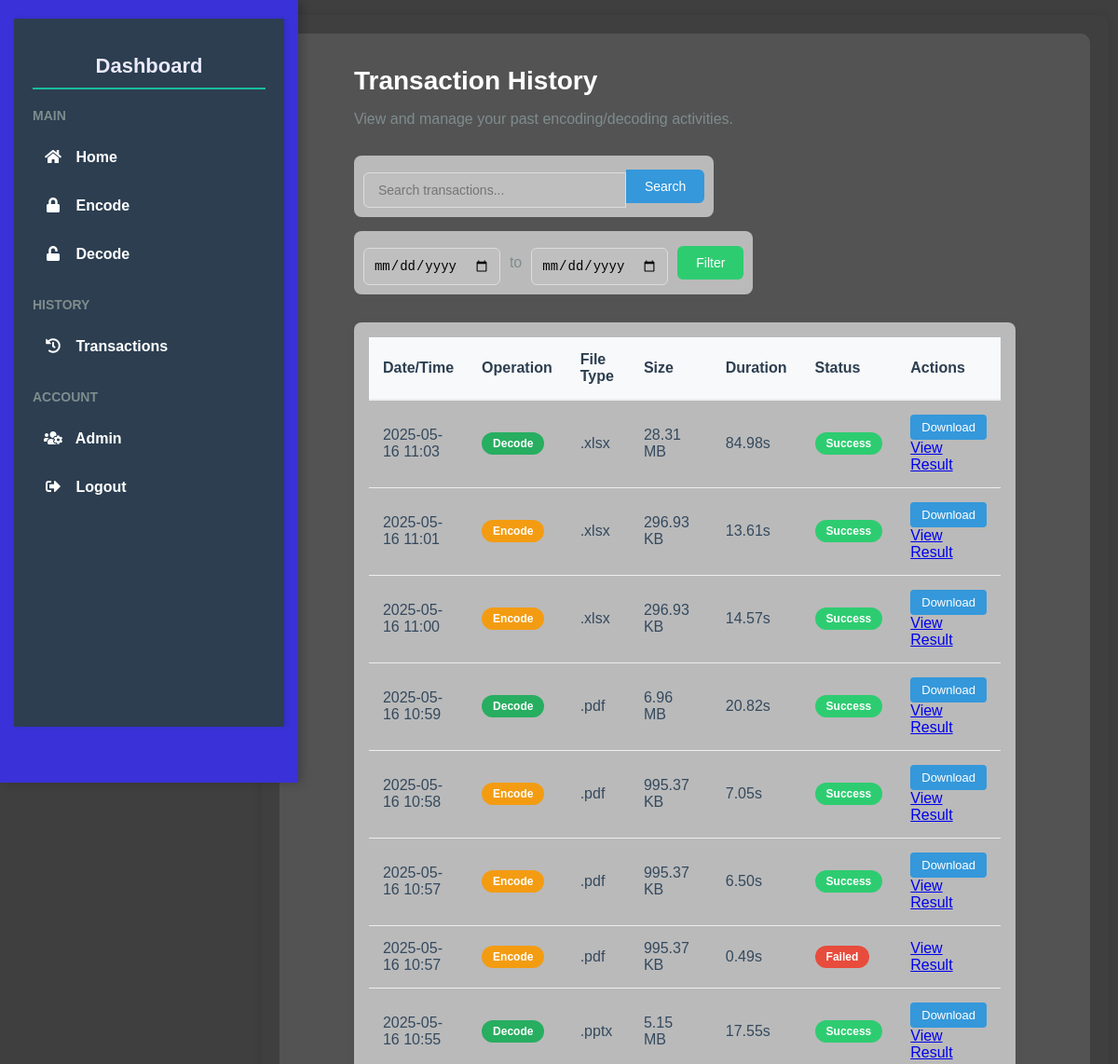
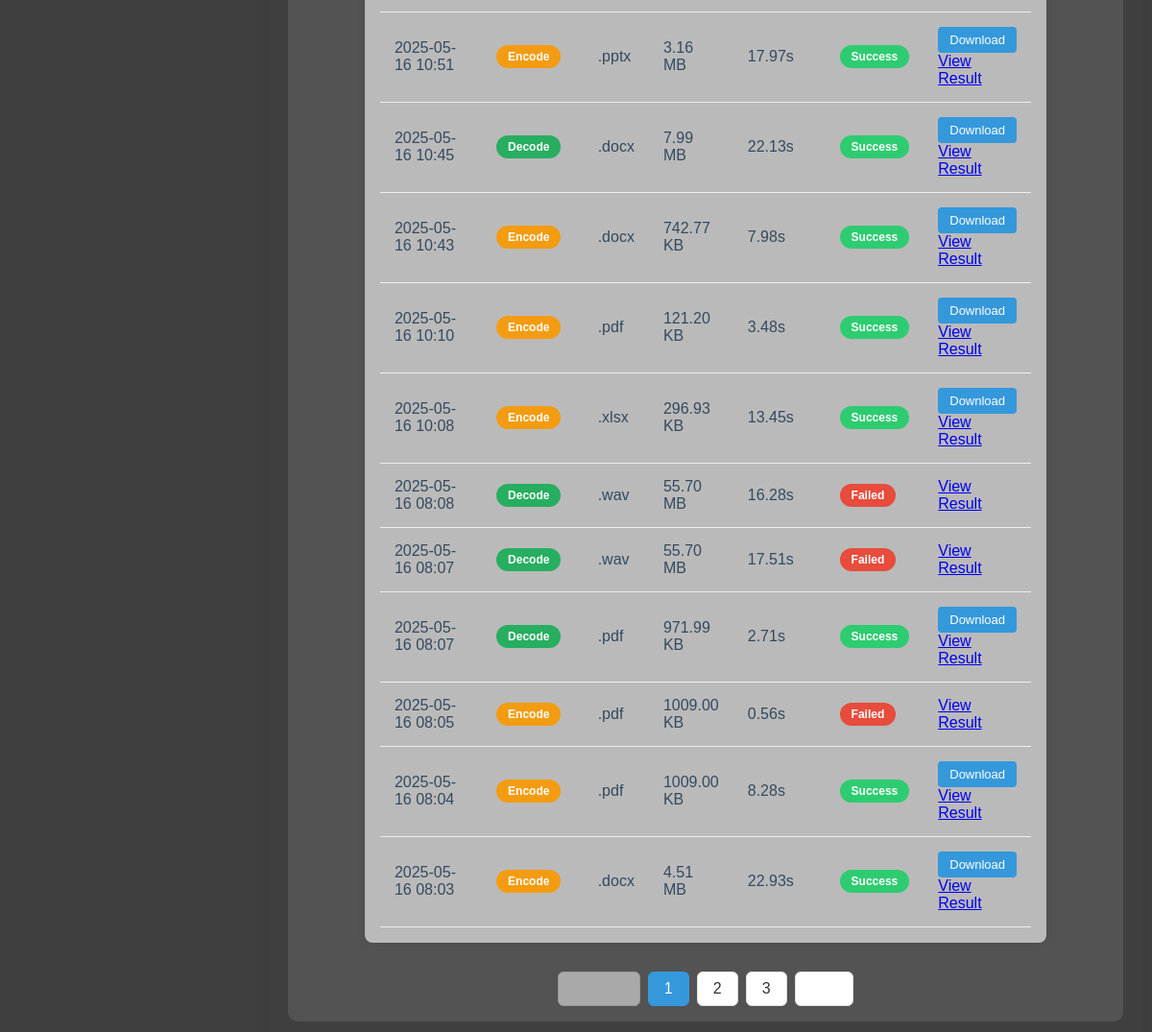
The page /history (signed in) on the database its author committed (2 pictures, top to bottom).
### app.py (models this page shows)
class Transaction(db.Model):
    id = db.Column(db.Integer, primary_key=True)
    user_id = db.Column(db.Integer, db.ForeignKey('user.id'), nullable=False)
    operation = db.Column(db.String(20), nullable=False)  # 'encode' or 'decode'
    file_type = db.Column(db.String(10), nullable=False)
    file_size = db.Column(db.String(20), nullable=False)
    duration = db.Column(db.Float, nullable=False)  # in seconds
    status = db.Column(db.String(20), nullable=False)  # 'success' or 'failed'
    timestamp = db.Column(db.DateTime, default=db.func.current_timestamp())
    input_filename = db.Column(db.String(100))
    output_filename = db.Column(db.String(100))
    histogram_filename = db.Column(db.String(100))

### app.py (the view)
@app.route('/history')
@login_required
def history():
    if current_user.is_admin:
        transactions_query = Transaction.query.order_by(Transaction.timestamp.desc()).all()
    else:
        transactions_query = Transaction.query.filter_by(user_id=current_user.id)\
            .order_by(Transaction.timestamp.desc()).all()
    transactions = []
    for t in transactions_query:
        user = User.query.get(t.user_id)
        transactions.append({
            'id': t.id,  # <-- ADD THIS
            'timestamp': t.timestamp.strftime('%Y-%m-%d %H:%M'),
            'operation': t.operation,
            'file_type': t.file_type,
            'file_size': t.file_size,
            'duration': f"{t.duration:.2f}",
            'status': t.status,
            'input_filename': t.input_filename,
            'output_filename': t.output_filename,
            'histogram_filename': t.histogram_filename,
            'username': user.username if user else 'Unknown'
        })
    total_encodes = Transaction.query.filter_by(operation='encode', status='success').count() if current_user.is_admin else \
                    Transaction.query.filter_by(user_id=current_user.id, operation='encode', status='success').count()
    total_decodes = Transaction.query.filter_by(operation='decode', status='success').count() if current_user.is_admin else \
                    Transaction.query.filter_by(user_id=current_user.id, operation='decode', status='success').count()
    storage_used = 0  # You can update this later to calculate based on real file sizes.
    return render_template(
        'history.html',
        transactions=transactions,
        total_encodes=total_encodes,
        total_decodes=total_decodes,
        storage_used=f"{storage_used/1024/1024:.2f} MB",
        admin_view=current_user.is_admin
    )

### app.py (called while the page is built)
@login_manager.user_loader
def load_user(user_id):
    return User.query.get(int(user_id))

### templates/history.html (shortened to what this page needs)
{% extends "base.html" %}
{% block content %}
<div class="history-page">
    <h1>Transaction History</h1>
    <p>View and manage your past encoding/decoding activities.</p>
    <div class="search-section">
        <div class="search-box">
            <input type="text" placeholder="Search transactions...">
            <button>Search</button>
        </div>
        <div class="date-filter">
            <input type="date" id="start-date">
            <span>to</span>
            <input type="date" id="end-date">
            <button>Filter</button>
        </div>
    </div>
    <div class="transactions-container">
        <table class="transactions-table">
            <thead>
                <tr>
                    <th>Date/Time</th>
                    <th>Operation</th>
                    <th>File Type</th>
                    <th>Size</th>
                    <th>Duration</th>
                    <th>Status</th>
                    <th>Actions</th>
                </tr>
            </thead>
            <tbody>
                {% for t in transactions %}
                <tr
                data-datetime="{{ t.timestamp }}"
                data-search="{{ t.input_filename|lower }} {{ t.output_filename|lower }} {{ t.file_type|lower }}">
                    <td>{{ t.timestamp }}</td>
                    <td><span class="operation {{ t.operation }}">{{ t.operation|capitalize }}</span></td>
                    <td>{{ t.file_type }}</td>
                    <td>{{ t.file_size }}</td>
                    <td>{{ t.duration }}s</td>
                    <td><span class="status {{ t.status }}">{{ t.status|capitalize }}</span></td>
                    <td>
                        {% if t.output_filename %}
                            <a href="{{ url_for('download_file', folder='encrypted' if t.operation == 'encode' else 'decrypted', filename=t.output_filename) }}" class="download-btn">
                                Download
                            </a>
                        {% endif %}
                            <a href="{{ url_for('view_transaction', transaction_id=t.id) }}" class="view-btn">
                                View Result
                            </a>
                    </td>
                </tr>
                {% endfor %}
            </tbody>
        </table>
    </div>
    <div class="pagination">
        <button disabled>Previous</button>
        <span class="active">1</span>
        <span>2</span>
        <span>3</span>
        <button>Next</button>
    </div>
</div>
{% endblock %}

### templates/base.html (shortened to what this page needs)
<!DOCTYPE html>
<html lang="en">
<head>
    <link rel="stylesheet" href="https://cdnjs.cloudflare.com/ajax/libs/font-awesome/5.15.4/css/all.min.css">
    <link rel="stylesheet" href="{{ url_for('static', filename='style.css') }}">
</head>
<body>
    {% if current_user.is_authenticated %}
        {% include 'dashboard.html' %}
        <div class="container">
            {% block content %}{% endblock %}
        </div>
    {% else %}
        <div class="auth-container">
            {% block auth_content %}{% endblock %}
        </div>
    {% endif %}
</body>
</html>

### templates/dashboard.html (shortened to what this page needs)
<div class="dashboard">
    <div class="sidebar">
        <h2>Dashboard </h2>
        <div class="menu-section">
            <h3>Main</h3>
            <ul>
                <li><a href="/"><i class="fas fa-home"></i> Home</a></li>
                <li><a href="/encode"><i class="fas fa-lock"></i> Encode</a></li>
                <li><a href="/decode"><i class="fas fa-unlock"></i> Decode</a></li>
            </ul>
        </div>
        <div class="menu-section">
            <h3>History</h3>
            <ul>
                <li><a href="/history"><i class="fas fa-history"></i> Transactions</a></li>
            </ul>
        </div>
        <div class="menu-section">
            <h3>Account</h3>
            <ul>
                {% if current_user.is_admin %}
                <li><a href="/admin"><i class="fas fa-users-cog"></i> Admin</a></li>
                {% endif %}
                <li><a href="/logout"><i class="fas fa-sign-out-alt"></i> Logout</a></li>
            </ul>
        </div>
    </div>
    <div class="main-content">
    </div>
</div>
<link rel="stylesheet" href="https://cdnjs.cloudflare.com/ajax/libs/font-awesome/5.15.4/css/all.min.css">

### static/style.css (style rules this page uses)
:root { --primary: #3a31d8; --primary-hover: #2e26bc; --primary-light: rgba(230, 126, 34, 0.1); --secondary: #020024; --secondary-hover: #03003b; --danger: #e74c3c; --danger-hover: #c0392b; --bg-dark: #3f3f3f; --bg-light: #ffffff; --bg-semi-transparent: rgba(255, 255, 255, 0.1); --text-dark: #2c3e50; --text-light: #eae9fc; --text-muted: #555; --text-muted-light: #dfdfdf; --border-light: #ccc; --border-dark: #1a1a1a; --shadow-light: rgba(0, 0, 0, 0.1); --shadow-dark: rgbaa(0, 0, 0, 0.2); }
body { font-family: 'Poppins',sans-serif; margin: 0 auto; padding: 1rem; display: flex; justify-content: center; align-items: center; background-color: var(--bg-dark); height: 100%; }
input { display: block; background-color: rgba(255,255,255,0.07); border-radius: 3px; padding: 0 10px; margin-top: 8px; font-size: 14px; font-weight: 300; }
.dashboard { width: 280px; background-color: var(--primary); color: var(--text-light); padding: 20px; height: 100vh; position: fixed; top: 0; left: 0; box-shadow: 4px 0 10px rgba(0, 0, 0, 0.2); display: flex; flex-direction: column; align-items: center; }
.dashboard h2 { text-align: center; border-bottom: 2px solid #1abc9c; padding-bottom: 10px; margin-bottom: 20px; font-size: 22px; }
.dashboard ul { list-style: none; padding: 0; width: 100%; }
.dashboard ul li { width: 100%; margin: 10px 0; transition: background 0.3s ease-in-out; }
.dashboard ul li a { color: white; text-decoration: none; display: block; padding: 12px; border-radius: 6px; font-size: 16px; font-weight: bold; transition: background 0.3s ease-in-out; }
.container { margin-left: 270px; padding: 20px; width: 100%; height: 100%; background: var(--bg-dark); border-radius: 10px; box-shadow: 0px 0px 10px rgba(0, 0, 0, 0.1); display: flex; }
.encode { display: grid; grid-template-columns: 1fr 1fr; padding: 1rem 4rem 1rem; }
h2 { color: #2c3e50; }
p { margin-bottom: 15px; color: #555; }
button { padding: 10px; background-color: var(--primary); color: white; border: none; cursor: pointer; border-radius: 5px; }
h1 { color: var(--text-light); }
h2 { color: var(--text-light); }
p { margin-bottom: 15px; color: var(--text-muted-light); }
button { padding: 10px; background-color: var(--secondary); color: white; border: none; cursor: pointer; border-radius: 5px; }

### templates/dashboard.html (style rules this page uses)
.dashboard { display: flex; min-height: 100vh; }
.sidebar { font-family: Arial, sans-serif; font weight:bold; width: 250px; height:100%; background: #2c3e50; color: white; padding: 20px; box-shadow: 2px 0 5px rgba(0,0,0,0.1); }
.menu-section { margin-bottom: 25px; }
.menu-section h3 { color: #7f8c8d; font-size: 14px; text-transform: uppercase; margin-bottom: 10px; }
.sidebar ul { list-style: none; padding: 0; }
.sidebar li { margin-bottom: 5px; }
.sidebar a { color: #ecf0f1; text-decoration: none; display: block; padding: 8px 10px; border-radius: 4px; transition: all 0.3s; }
.sidebar a i { width: 20px; margin-right: 10px; text-align: center; }
.main-content { flex: 1; padding: 20px; }

### rows shown on the page
Transaction: operation "Decode", file_type ".xlsx", file_size "28.31 MB", status "Success"
Transaction: operation "Encode", file_type ".xlsx", file_size "296.93 KB", status "Success"
Transaction: operation "Encode", file_type ".xlsx", file_size "296.93 KB", status "Success"
Transaction: operation "Decode", file_type ".pdf", file_size "6.96 MB", status "Success"
Transaction: operation "Encode", file_type ".pdf", file_size "995.37 KB", status "Success"
Transaction: operation "Encode", file_type ".pdf", file_size "995.37 KB", status "Success"
Transaction: operation "Encode", file_type ".pdf", file_size "995.37 KB", status "Failed"
Transaction: operation "Decode", file_type ".pptx", file_size "5.15 MB", status "Success"
Transaction: operation "Encode", file_type ".pptx", file_size "3.16 MB", status "Success"
Transaction: operation "Decode", file_type ".docx", file_size "7.99 MB", status "Success"
Transaction: operation "Encode", file_type ".docx", file_size "742.77 KB", status "Success"
Transaction: operation "Encode", file_type ".pdf", file_size "121.20 KB", status "Success"
Transaction: operation "Encode", file_type ".xlsx", file_size "296.93 KB", status "Success"
Transaction: operation "Decode", file_type ".wav", file_size "55.70 MB", status "Failed"
Transaction: operation "Decode", file_type ".wav", file_size "55.70 MB", status "Failed"
Transaction: operation "Decode", file_type ".pdf", file_size "971.99 KB", status "Success"
Transaction: operation "Encode", file_type ".pdf", file_size "1009.00 KB", status "Failed"
Transaction: operation "Encode", file_type ".pdf", file_size "1009.00 KB", status "Success"
Transaction: operation "Encode", file_type ".docx", file_size "4.51 MB", status "Success"

### other values the page prints
{{ t.timestamp }} "2025-05-16 11:03" "2025-05-16 11:01" "2025-05-16 11:00" "2025-05-16 10:59" "2025-05-16 10:58" "2025-05-16 10:57" "2025-05-16 10:57" "2025-05-16 10:55" "2025-05-16 10:51" "2025-05-16 10:45" "2025-05-16 10:43" "2025-05-16 10:10" "2025-05-16 10:08" "2025-05-16 08:08" "2025-05-16 08:07" "2025-05-16 08:07" "2025-05-16 08:05" "2025-05-16 08:04" "2025-05-16 08:03"
{{ t.duration }} "84.98" "13.61" "14.57" "20.82" "7.05" "6.50" "0.49" "17.55" "17.97" "22.13" "7.98" "3.48" "13.45" "16.28" "17.51" "2.71" "0.56" "8.28" "22.93"
